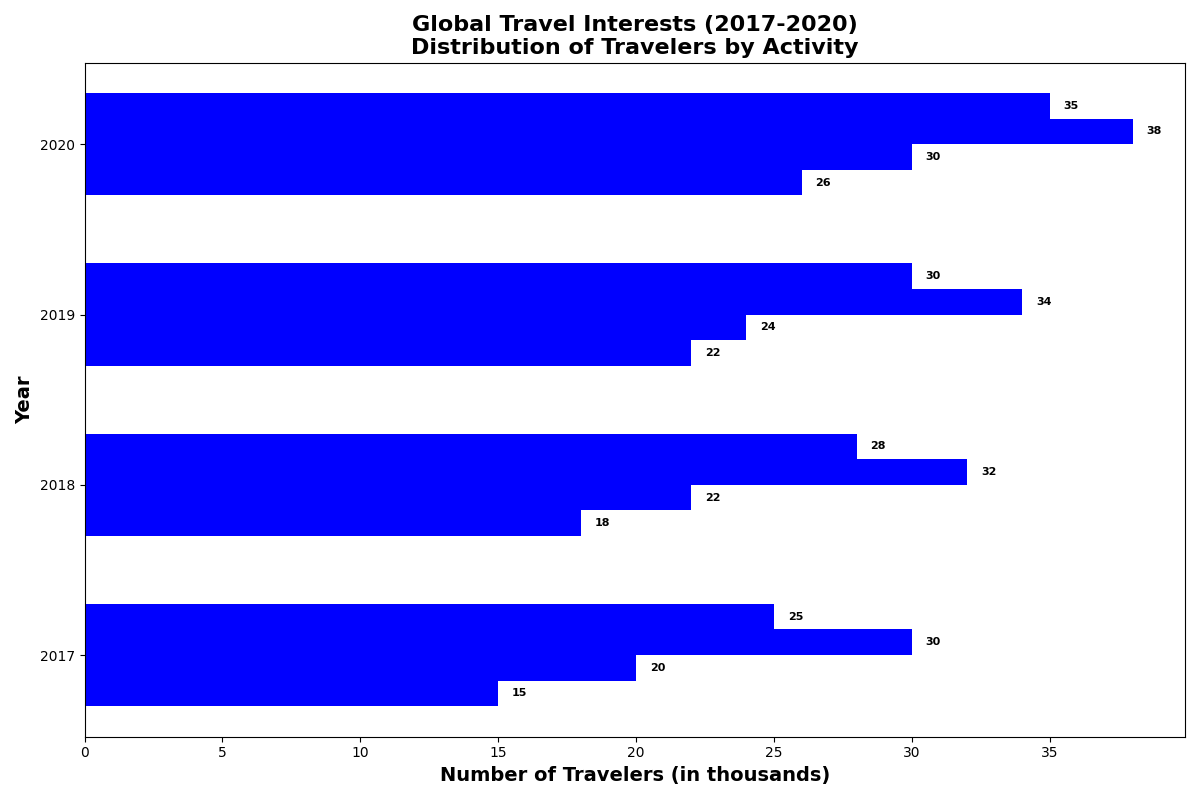

This chart was generated by the following Python code:
import matplotlib.pyplot as plt
import numpy as np

years = ['2017', '2018', '2019', '2020']
categories = ['Adventure', 'Culture', 'Food', 'Nature']
data = np.array([
    [15, 18, 22, 26],
    [20, 22, 24, 30],
    [30, 32, 34, 38],
    [25, 28, 30, 35],
])

fig, ax = plt.subplots(figsize=(12, 8))

bar_height = 0.15
y = np.arange(len(years))
color = 'blue'

for i in range(len(categories)):
    ax.barh(y + i * bar_height, data[i], height=bar_height, color=color)

for i in range(len(years)):
    for j in range(len(categories)):
        plt.text(data[j][i] + 0.5, i + j * bar_height, str(data[j][i]), va='center', ha='left', fontsize=8, fontweight='bold')

ax.set_ylabel('Year', fontsize=14, fontweight='bold')
ax.set_xlabel('Number of Travelers (in thousands)', fontsize=14, fontweight='bold')
ax.set_title('Global Travel Interests (2017-2020)\nDistribution of Travelers by Activity', fontsize=16, fontweight='bold')
ax.set_yticks(y + 1.5 * bar_height)
ax.set_yticklabels(years)

plt.tight_layout()
plt.show()
